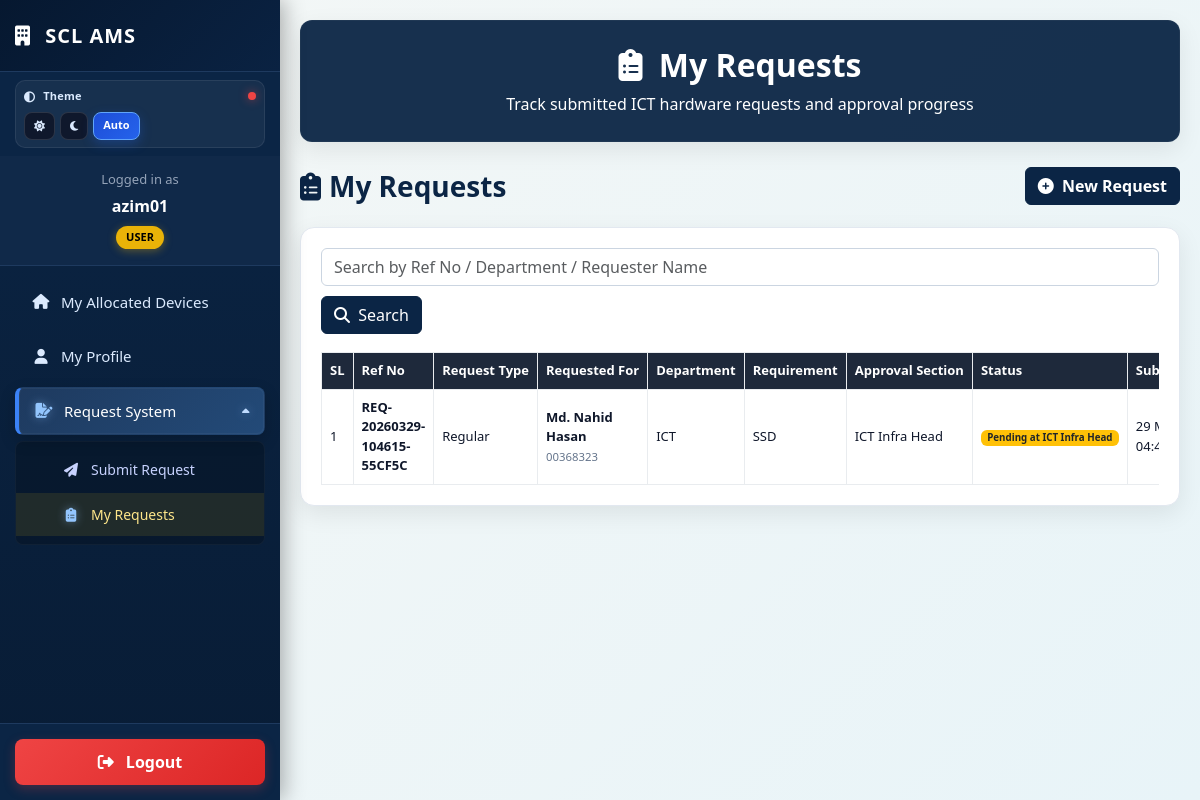
The app's page /my_requests.php (signed in) with its own data.
### tables this page shows
CREATE TABLE `hardware_requests` (
  `id` int(11) NOT NULL AUTO_INCREMENT,
  `ref_no` varchar(50) NOT NULL,
  `request_type` varchar(30) NOT NULL,
  `requested_for_type` varchar(20) NOT NULL DEFAULT 'self',
  `requested_for_user_id` int(11) DEFAULT NULL,
  `requested_for_name` varchar(150) NOT NULL,
  `requested_for_emp_id` varchar(50) DEFAULT NULL,
  `requested_for_designation` varchar(150) DEFAULT NULL,
  `requested_for_department` varchar(150) DEFAULT NULL,
  `requested_for_category` varchar(50) DEFAULT NULL,
  `requested_for_status` varchar(50) DEFAULT NULL,
  `date_of_joining` date DEFAULT NULL,
  `place_of_posting` varchar(150) DEFAULT NULL,
  `date_of_request` date NOT NULL,
  `purpose_text` text DEFAULT NULL,
  `reason_text` text DEFAULT NULL,
  `request_for_laptop` tinyint(1) DEFAULT 0,
  `request_for_desktop` tinyint(1) DEFAULT 0,
  `request_for_mouse_wired` tinyint(1) DEFAULT 0,
  `request_for_mouse_wireless` tinyint(1) DEFAULT 0,
  `request_for_keyboard` tinyint(1) DEFAULT 0,
  `request_for_monitor` tinyint(1) DEFAULT 0,
  `request_for_scanner` tinyint(1) DEFAULT 0,
  `request_for_printer` tinyint(1) DEFAULT 0,
  `request_for_ram` tinyint(1) DEFAULT 0,
  `request_for_ssd` tinyint(1) DEFAULT 0,
  `request_for_hdd` tinyint(1) DEFAULT 0,
  `request_for_other` tinyint(1) DEFAULT 0,
  `other_item_text` varchar(255) DEFAULT NULL,
  `reason_allocation` tinyint(1) DEFAULT 0,
  `reason_replacement` tinyint(1) DEFAULT 0,
  `reason_exchange` tinyint(1) DEFAULT 0,
  `reason_upgradation` tinyint(1) DEFAULT 0,
  `reason_maintenance` tinyint(1) DEFAULT 0,
  `reason_damage` tinyint(1) DEFAULT 0,
  `reason_other` tinyint(1) DEFAULT 0,
  `reason_other_text` varchar(255) DEFAULT NULL,
  `requester_user_id` int(11) NOT NULL,
  `requester_emp_id` varchar(50) DEFAULT NULL,
  `requester_name` varchar(150) NOT NULL,
  `requester_designation` varchar(150) DEFAULT NULL,
  `requester_department` varchar(150) DEFAULT NULL,
  `requester_email` varchar(150) DEFAULT NULL,
  `requester_phone` varchar(30) DEFAULT NULL,
  `requester_signature_type` varchar(20) DEFAULT NULL,
  `requester_signature_file` varchar(255) DEFAULT NULL,
  `requester_signature_draw` longtext DEFAULT NULL,
  `workflow_status` varchar(50) NOT NULL DEFAULT 'pending_dept_head',
  `current_stage` varchar(50) NOT NULL DEFAULT 'dept_head',
  `created_at` datetime NOT NULL DEFAULT current_timestamp(),
  `updated_at` datetime DEFAULT NULL ON UPDATE current_timestamp(),
  `requested_for_joining_date` date DEFAULT NULL,
  `requested_for_place_posting` varchar(255) DEFAULT NULL,
  `request_for_other_text` text DEFAULT NULL,
  `reason_maintenance_repair` tinyint(1) DEFAULT 0,
  `reason_details` text DEFAULT NULL,
  `department_head_name` varchar(150) DEFAULT NULL,
  `department_head_designation` varchar(150) DEFAULT NULL,
  `department_head_department` varchar(150) DEFAULT NULL,
  `department_head_signature_file` varchar(255) DEFAULT NULL,
  `department_head_approved_at` datetime DEFAULT NULL,
  `hr_head_name` varchar(150) DEFAULT NULL,
  `hr_head_designation` varchar(150) DEFAULT NULL,
  `hr_head_department` varchar(150) DEFAULT NULL,
  `hr_head_signature_file` varchar(255) DEFAULT NULL,
  `hr_head_approved_at` datetime DEFAULT NULL,
  `ict_infra_head_name` varchar(150) DEFAULT NULL,
  `ict_infra_head_designation` varchar(150) DEFAULT NULL,
  `ict_infra_head_department` varchar(150) DEFAULT NULL,
  `ict_infra_head_signature_file` varchar(255) DEFAULT NULL,
  `ict_infra_head_approved_at` datetime DEFAULT NULL,
  `ict_head_name` varchar(150) DEFAULT NULL,
  `ict_head_designation` varchar(150) DEFAULT NULL,
  `ict_head_department` varchar(150) DEFAULT NULL,
  `ict_head_signature_file` varchar(255) DEFAULT NULL,
  `ict_head_approved_at` datetime DEFAULT NULL,
  PRIMARY KEY (`id`),
  UNIQUE KEY `ref_no` (`ref_no`)
);

### my_requests.php (the view, shortened to what this page needs)
<?php
require_once('header.php');
$username = $_SESSION['UserName'];
$user_role = $_SESSION['UserRole'] ?? 'user';
$is_super_admin = in_array(strtolower($user_role), ['superadmin', 'admin']);
$user_stmt = mysqli_prepare($conn, "SELECT id, username, full_name, department FROM users WHERE username = ? LIMIT 1");
mysqli_stmt_bind_param($user_stmt, "s", $username);
mysqli_stmt_execute($user_stmt);
$user_result = mysqli_stmt_get_result($user_stmt);
$logged_user = mysqli_fetch_assoc($user_result);
function h($value) {
    return htmlspecialchars((string)$value, ENT_QUOTES, 'UTF-8');
}
function status_badge_class($status) {
    $status = strtolower(trim((string)$status));
    if (strpos($status, 'pending') !== false) return 'bg-warning text-dark';
    return 'bg-secondary';
}
function stage_label($stage) {
    $map = [
        'department_head' => 'Department Head',
        'hr_head' => 'HR Head',
        'ict_assessor' => 'ICT Assessor',
        'ict_infra_head' => 'ICT Infra Head',
        'ict_head' => 'ICT Head',
        'completed' => 'Completed',
        'returned_to_user' => 'Returned to User'
    ];
    return $map[$stage] ?? ucwords(str_replace('_', ' ', (string)$stage));
}
function workflow_label($workflow_status, $current_stage) {
    $workflow_status = strtolower(trim((string)$workflow_status));
    $current_stage = trim((string)$current_stage);
    if (strpos($workflow_status, 'pending_') === 0) {
        return 'Pending at ' . stage_label($current_stage);
    }
    return ucwords(str_replace('_', ' ', $workflow_status));
}
function request_items_text($row) {
    $items = [];
    if (!empty($row['request_for_ssd'])) $items[] = 'SSD';
    return !empty($items) ? implode(', ', $items) : 'N/A';
}
$search = trim($_GET['q'] ?? '');
$limit = 10;
$page = isset($_GET['page']) && is_numeric($_GET['page']) && $_GET['page'] > 0 ? (int)$_GET['page'] : 1;
$offset = ($page - 1) * $limit;
$conditions = [];
$params = [];
$types = "";
if (!$is_super_admin) {
    $conditions[] = "requester_user_id = ?";
    $params[] = $logged_user['id'];
    $types .= "i";
}
$where_clause = !empty($conditions) ? "WHERE " . implode(" AND ", $conditions) : "";
$data_query = "SELECT * FROM hardware_requests $where_clause ORDER BY id DESC LIMIT ? OFFSET ?";
$stmt_data = mysqli_prepare($conn, $data_query);
$params[] = $limit;
$params[] = $offset;
$types .= "ii";
mysqli_stmt_bind_param($stmt_data, $types, ...$params);
mysqli_stmt_execute($stmt_data);
$result = mysqli_stmt_get_result($stmt_data);
$page_top_actions = '
<a href="submit_request.php" class="btn btn-primary fw-bold" style="background:#0b2545; border-color:#0b2545;">
    <i class="fas fa-plus-circle me-1"></i> New Request
</a>';
?>
<div class="request-list-card">
    <form method="GET" action="my_requests.php" class="search-box-wrap">
        <input
            type="text"
            name="q"
            class="form-control"
            placeholder="Search by Ref No / Department / Requester Name"
            value="<?php echo h($search); ?>"
        >
        <button type="submit" class="btn btn-primary" style="background:#0b2545; border-color:#0b2545;">
            <i class="fas fa-search me-1"></i> Search
        </button>
    </form>
    <div class="table-responsive">
        <table class="table table-hover table-bordered table-custom align-middle mb-0">
            <thead>
                <tr>
                    <th>SL</th>
                    <th>Ref No</th>
                    <th>Request Type</th>
                    <th>Requested For</th>
                    <th>Department</th>
                    <th>Requirement</th>
                    <th>Approval Section</th>
                    <th>Status</th>
                    <th>Submitted At</th>
                </tr>
            </thead>
            <tbody>
                <?php if ($result && mysqli_num_rows($result) > 0): ?>
                    <?php
                    $sl = $offset + 1;
                    while ($row = mysqli_fetch_assoc($result)):
                    ?>
                        <tr>
                            <td><?php echo $sl++; ?></td>
                            <td class="ref-no"><?php echo h($row['ref_no']); ?></td>
                            <td><?php echo h(ucwords(str_replace('_', ' ', $row['request_type']))); ?></td>
                            <td>
                                <strong><?php echo h($row['requested_for_name']); ?></strong><br>
                                <small class="text-muted"><?php echo h($row['requested_for_emp_id']); ?></small>
                            </td>
                            <td><?php echo h($row['requested_for_department']); ?></td>
                            <td class="item-text"><?php echo h(request_items_text($row)); ?></td>
                            <td><?php echo h(stage_label($row['current_stage'])); ?></td>
                            <td>
                                <span class="badge <?php echo status_badge_class($row['workflow_status']); ?>">
                                    <?php echo h(workflow_label($row['workflow_status'], $row['current_stage'])); ?>
                                </span>
                            </td>
                            <td><?php echo h(date('d M Y, h:i A', strtotime($row['created_at']))); ?></td>
                        </tr>
                    <?php endwhile; ?>
                <?php endif; ?>
            </tbody>
        </table>
    </div>
</div>
<?php
require_once('layout_inventory.php');
?>

### records on screen
hardware_requests: ref_no "REQ-20260329-104615-55CF5C", request_type "Regular", requested_for_name "Md. Nahid Hasan", requested_for_emp "00368323", requested_for_department "ICT", row "SSD", current_stage "ICT Infra Head", workflow_status+current_stage "Pending at ICT Infra Head", created_at "29…"

### other values on screen
$username "azim01"
$user_role_raw "USER"
$page_header_title "My Requests"
$page_header_subtitle "Track submitted ICT hardware requests and approval progress"
$page_top_title "My Requests"
